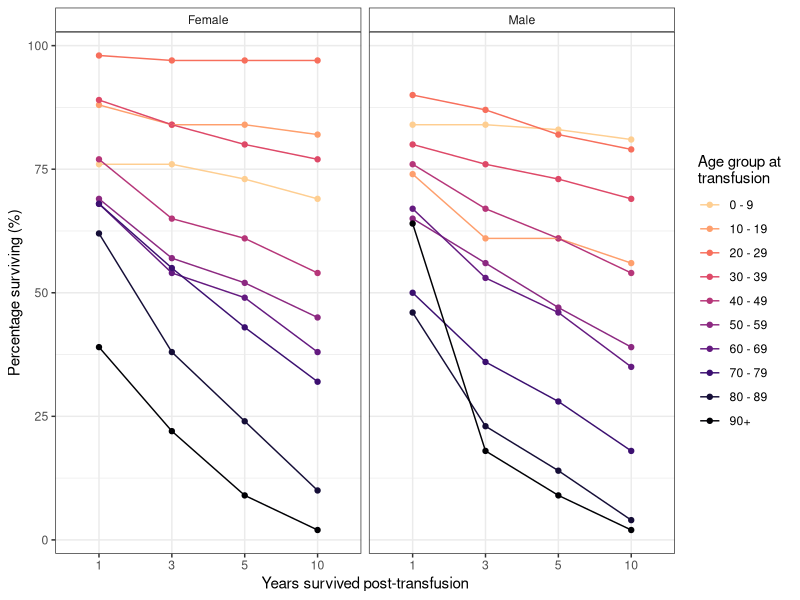
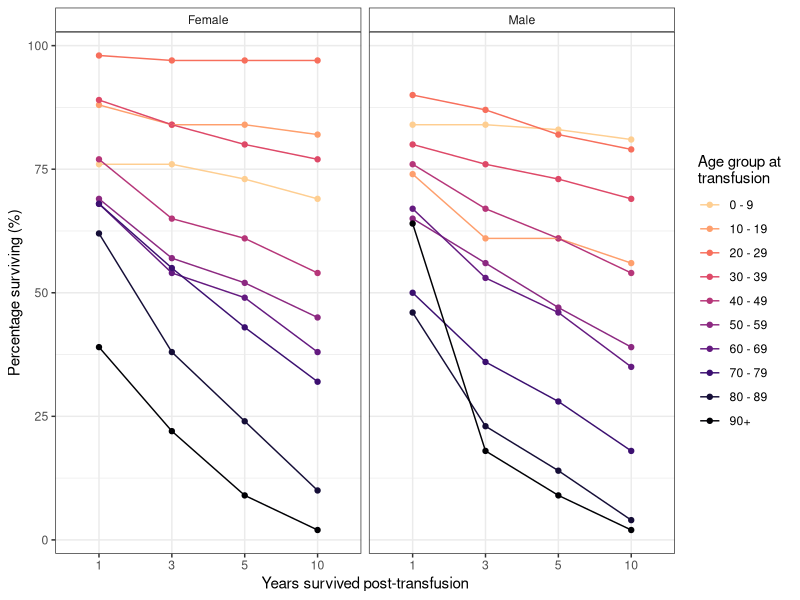

Source code (R) for these figures, in order:
## task 4.4

library(readxl)
library(tidyverse)

task44 <- read_excel("Model/data/data_for_R_model.xlsx",sheet="post_transfusion_survival") %>%
  mutate(sex=ifelse(sex=="male","Male","Female"))

ggplot(task44,aes(x=as.factor(survival_years),y=survival*100,col=transfusion_age,group=transfusion_age))+
  geom_point()+
  geom_line()+
  facet_wrap(~sex)+
  theme_bw()+
  theme(strip.background=element_rect(fill="white"))+
  labs(x="Years survived post-transfusion",y="Percentage surviving (%)",col="Age group at \ntransfusion")+
  scale_colour_viridis_d(option="magma",begin=0.9,end=0)
ggsave("Task 4/outputs/SupFigure5.png",height=4,width=3)
